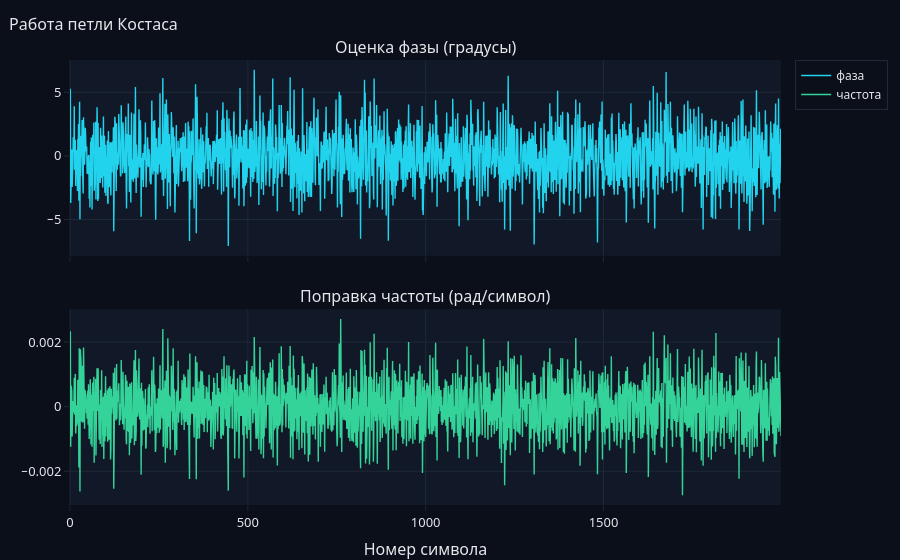

Source (notebook cell):
### Markdown cell above
Если включена подстройка фазы — смотрим, как петля втягивается. По этому
графику видно, хватает ли её полосы: слишком узкая не успевает, слишком
широкая добавляет шума.

### Code cell
phase_hist = res.rx.stages.get("история_фазы")
if phase_hist is not None:
    plots.show(plots.fig_phase_track(
        {"история_фазы": res.rx.stages["история_фазы"],
         "история_частоты": res.rx.stages["история_частоты"]},
        "Работа петли Костаса"))
else:
    print("Петля Костаса выключена (FINE_CARRIER = False) — график не строится.")

### Figure 1 — Plotly figure (JSON) as saved in the notebook; plotly's stock layout.template omitted (floating-point values rounded to 4 significant figures; data arrays with more than 128 entries replaced by an {"elided": "..."} marker saying what was removed)
{"data": [{"line": {"color": "#22d3ee", "width": 1.4}, "name": "фаза", "type": "scatter", "xaxis": "x", "y": {"elided": "2000 float values"}, "yaxis": "y"}, {"line": {"color": "#34d399", "width": 1.4}, "name": "частота", "type": "scatter", "xaxis": "x2", "y": {"elided": "2000 float values"}, "yaxis": "y2"}], "layout": {"annotations": [{"font": {"size": 16}, "showarrow": false, "text": "Оценка фазы (градусы)", "x": 0.5, "xanchor": "center", "xref": "paper", "y": 1.0, "yanchor": "bottom", "yref": "paper"}, {"font": {"size": 16}, "showarrow": false, "text": "Поправка частоты (рад/символ)", "x": 0.5, "xanchor": "center", "xref": "paper", "y": 0.44, "yanchor": "bottom", "yref": "paper"}], "title": {"text": "Работа петли Костаса"}, "xaxis": {"anchor": "y", "domain": [0.0, 1.0], "matches": "x2", "showticklabels": false}, "xaxis2": {"anchor": "y2", "domain": [0.0, 1.0], "title": {"text": "Номер символа"}}, "yaxis": {"anchor": "x", "domain": [0.56, 1.0]}, "yaxis2": {"anchor": "x2", "domain": [0.0, 0.44]}}}
